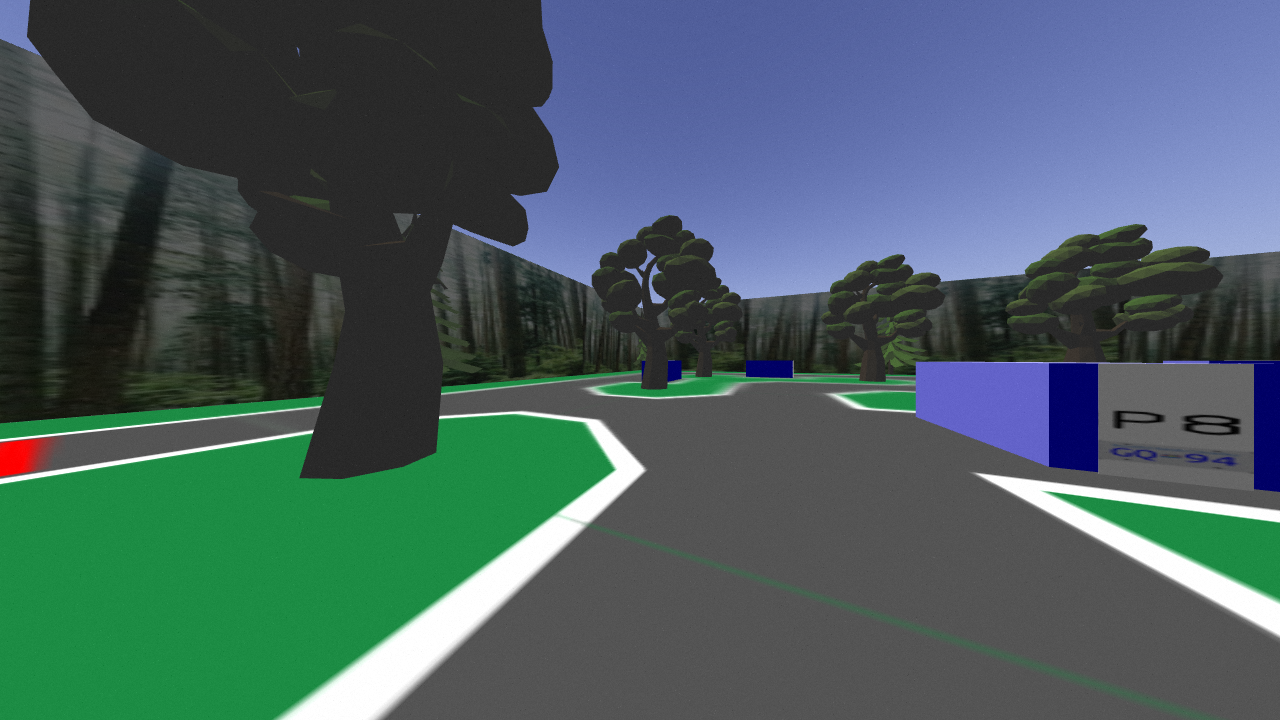
#> input picture experiments/test_images/102.png, 1280 x 720 px
$ python -i pedestrian_detection.py   (imports and definitions only)   (older library calls are emulated)
#> lines starting #> are read from the running program, lines starting #| are printed output that depends on the picture; after the words box and inside, x2 and y2 are one past the last pixel; in counts of white or black regions, pixels touching at a corner belong together
#> further down, picture is the input picture: shape (720, 1280, 3); mean B, G, R 96.2, 94, 72.7
### ldriver/steering/lane_detection.py
import os
import cv2
import numpy as np

# [81 lines left out: functions slope, filter_lines, split_lines_slope, split_lines_centroid, mask_rectangle, not called in this run]

def hsv_threshold(img, lh=0, uh=0, ls=0, us=0, lv=0, uv=0):
    """ Thresholds an image based on hsv

    Args:
        lh, uh, ls, us, lv, uv (int): lower and upper hue, saturation, and value thresholds
    """
#> called with lh = 0, uh = 0, ls = 0, us = 0, lv = 75, uv = 95
    hsv = cv2.cvtColor(img, cv2.COLOR_BGR2HSV)
#> hsv: shape (720, 1280, 3); mean H, S, V 49.6, 66.7, 108.9
    cv2.medianBlur(hsv,5)
    uh = uh
    us = us
    uv = uv
    lh = lh
    ls = ls
    lv = lv
    lower_hsv = np.array([lh,ls,lv])
    upper_hsv = np.array([uh,us,uv])

    return cv2.inRange(hsv, lower_hsv, upper_hsv)
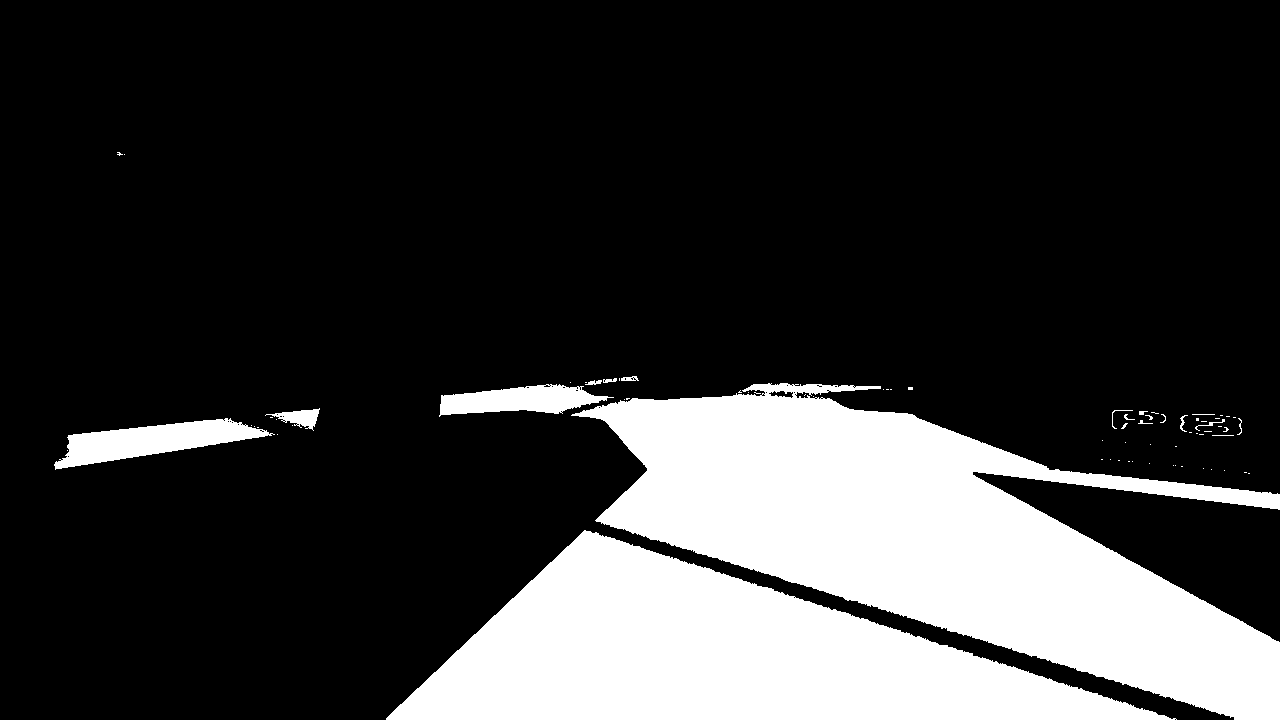
#> returned value: shape (720, 1280); 21% white; 75 white regions (58 under 20 px), largest, box (x1, y1, x2, y2) and area: (571, 383, 1280, 720) 107677, (386, 530, 1177, 720) 75545, (54, 418, 275, 470) 5254

# [85 lines left out: functions get_roadlines, get_lines_center, get_roadlines_center, find_center, get_roadcolor_center, get_bottom_right_line_center and 1 more, not called in this run]

# [11 lines that do not run on import are left out]

### experiments/steering/pedestrian_detection.py
import sys
import cv2
import time
import numpy as np
import imutils
from ldriver.steering.lane_detection import hsv_threshold, mask_rectangle, find_center
# from dnldriver.licence.detection import dilate_erode
# from ldriver.steering.lane_detection import hsv_threshold

"""
Red line detection:
Lower HSV: [0, 10, 90]
Upper HSV: [0, 255, 255]
"""
"""
road detection:
Lower HSV: [0, 0, 75]
Upper HSV: [0, 0, 95]
"""

def dilate_erode(img, dilation_kernel_size=0, erosion_kernel_size=0):
    """ Denoise salt and pepper noise in an image through dilation and erosion

    Args:
        img (numpy.ndarray): binary image matrix

    Returns:
        numpy.ndarray: denoised binary image
    """
#> called with dilation_kernel_size = 50, erosion_kernel_size = 50
    dilation_kernel = np.ones((dilation_kernel_size, dilation_kernel_size), np.uint8)
    erosion_kernel = np.ones((erosion_kernel_size, erosion_kernel_size), np.uint8)
    img = cv2.dilate(img, dilation_kernel, iterations=1)
#> img: shape (720, 1280); 32.5% white; 3 white regions, box (x1, y1, x2, y2) and area: (362, 352, 1280, 720) 271667, (30, 384, 345, 495) 25058, (93, 128, 150, 181) 3005
    img = cv2.erode(img, erosion_kernel, iterations=1)
#> img: shape (720, 1280); 23.8% white; 3 white regions (1 under 20 px), largest, box (x1, y1, x2, y2) and area: (387, 377, 1280, 720) 213064, (55, 409, 321, 471) 6585
#> call 2 of dilate_erode, with dilation_kernel_size = 50, erosion_kernel_size = 50
#> in dilate_erode (call 2), `img = cv2.erode(img, erosion_kernel, iterations=1)`:
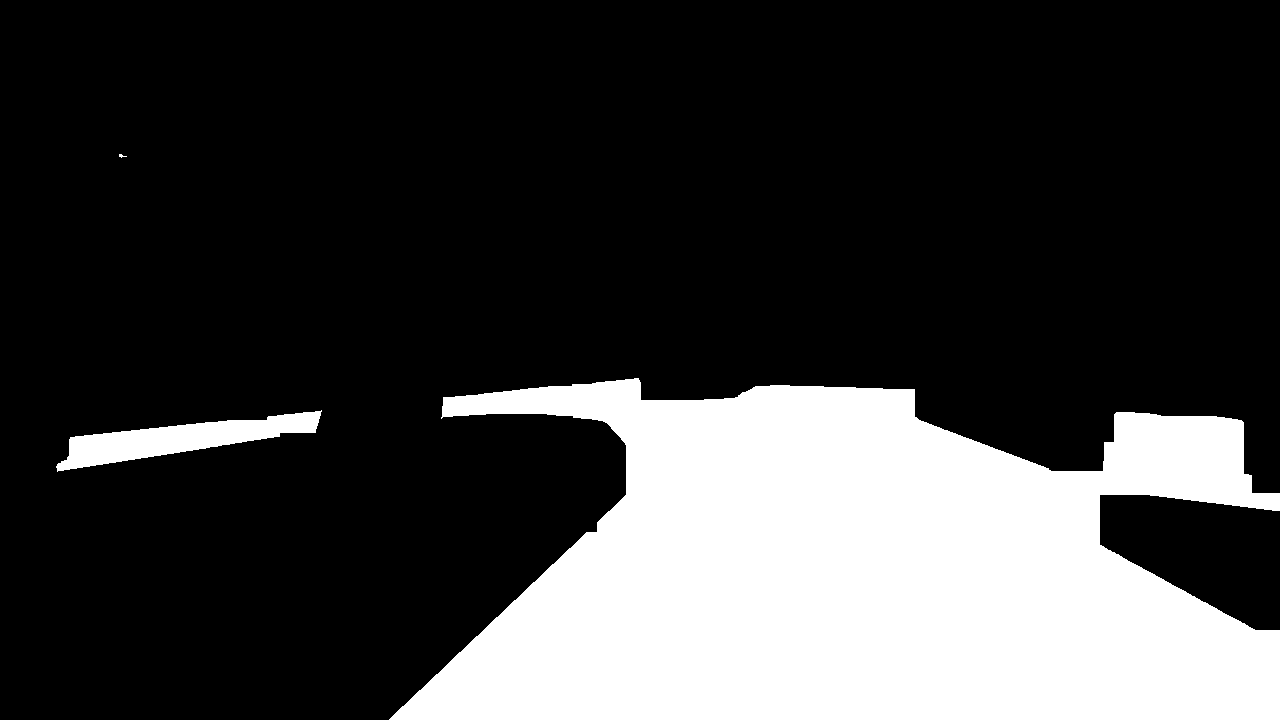
#> img: shape (720, 1280); 23.7% white; 3 white regions (1 under 20 px), largest, box (x1, y1, x2, y2) and area: (389, 378, 1280, 720) 212087, (56, 410, 322, 472) 6585
    return img

def floodfill(input_image):
    image = input_image.copy()
    height, width = image.shape[:2]
    mask = np.zeros((height+2, width+2), np.uint8)
    image = image.astype("uint8")
    cv2.floodFill(image, mask, (0,0), 255)
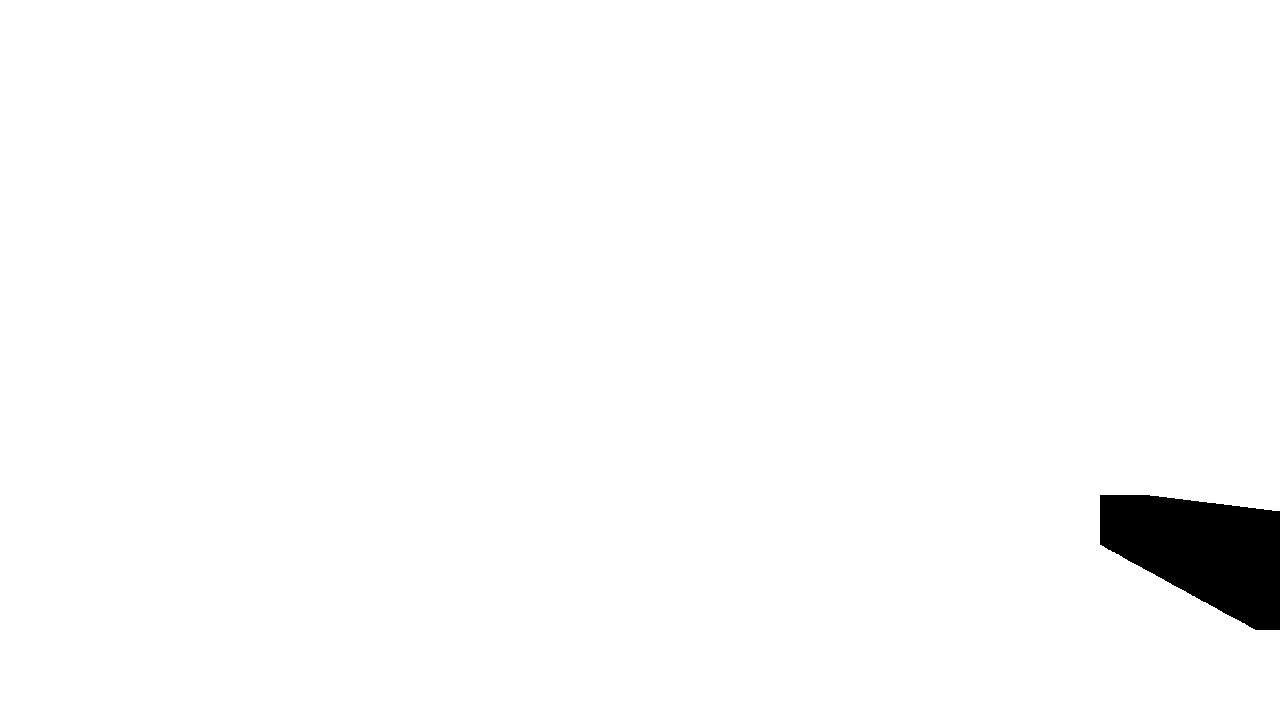
#> image: shape (720, 1280); 98.2% white; 1 black region, box (x1, y1, x2, y2) and area: (1100, 495, 1280, 630) 16560
    negative = cv2.bitwise_not(image)
    return input_image | negative
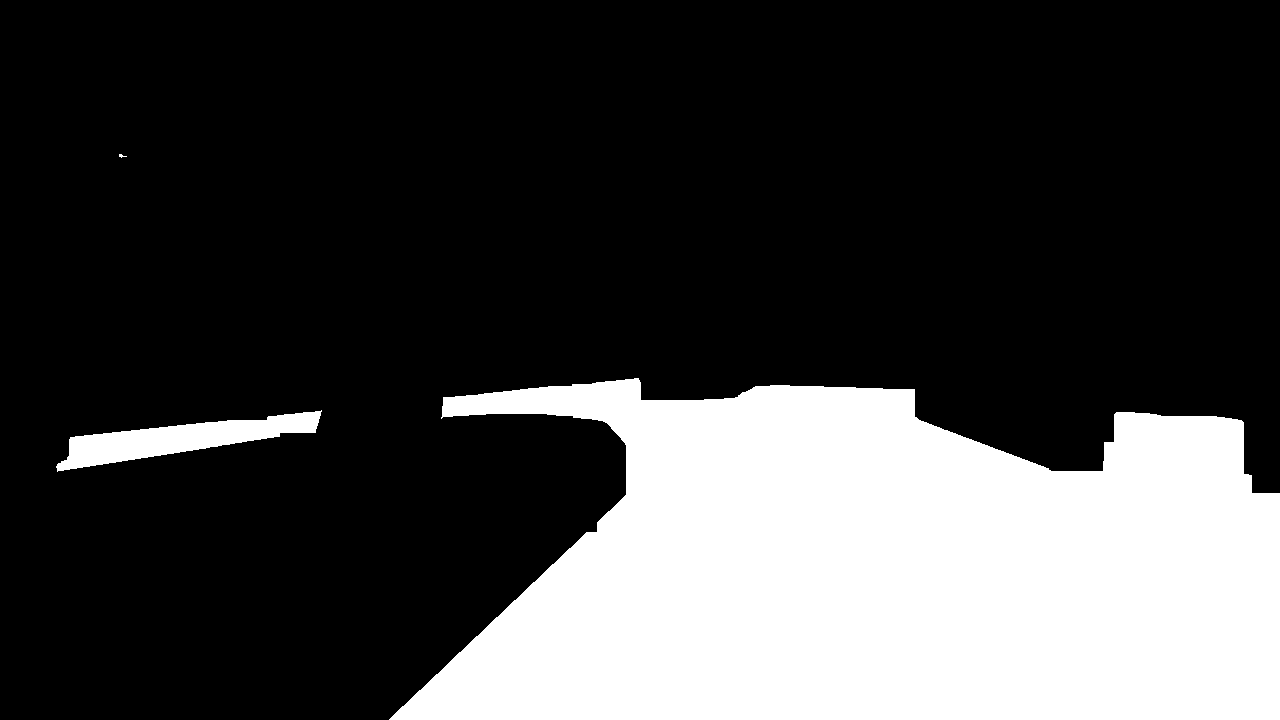
#> returned value: shape (720, 1280); 25.5% white; 3 white regions (1 under 20 px), largest, box (x1, y1, x2, y2) and area: (389, 378, 1280, 720) 228647, (56, 410, 322, 472) 6585

def get_road_mask(input_image):
    image = cv2.medianBlur(input_image, 5)
    image = hsv_threshold(image, lh=0, ls=0, lv=75, uh=0, us=0, uv=95)
    image = dilate_erode(image, 50, 50)
    image = dilate_erode(image, 50, 50)
    return floodfill(image)


# [29 lines left out: functions pedestrian_crossing, redline_detected, not called in this run]

# [7 lines not run here, left out]


        #image = cv2.imread(image_file)
        #image = cv2.imread("src/data_collection/scripts/img_cmd_data/124.png")
        #print(redline_detected(image, 0.26))


>>> import cv2
>>> picture = cv2.imread('../test_images/102.png')
>>> result = get_road_mask(picture)

$ run again, on experiments/test_images/156.png
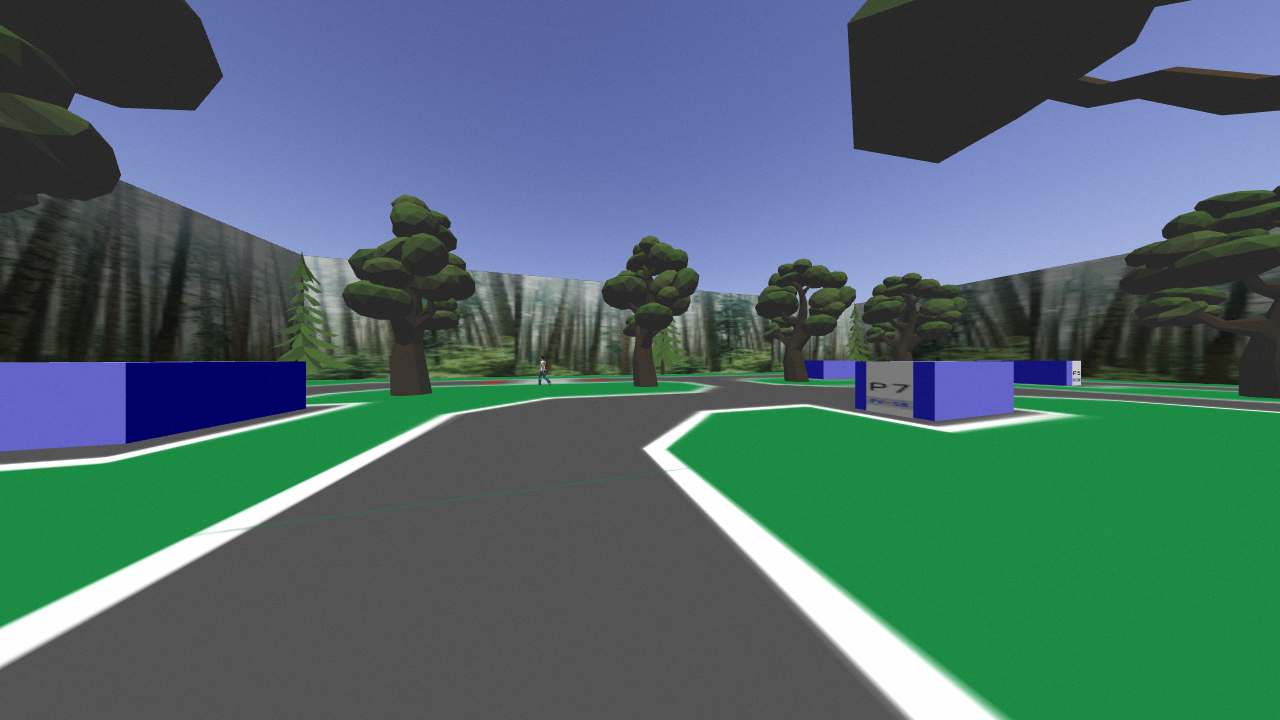
#> input picture experiments/test_images/156.png, 1280 x 720 px
#> picture is the input picture: shape (720, 1280, 3); mean B, G, R 108.2, 106.1, 77.7
#> hsv: shape (720, 1280, 3); mean H, S, V 58.3, 82.8, 124.8
#> in floodfill, `cv2.floodFill(image, mask, (0,0), 255)`:
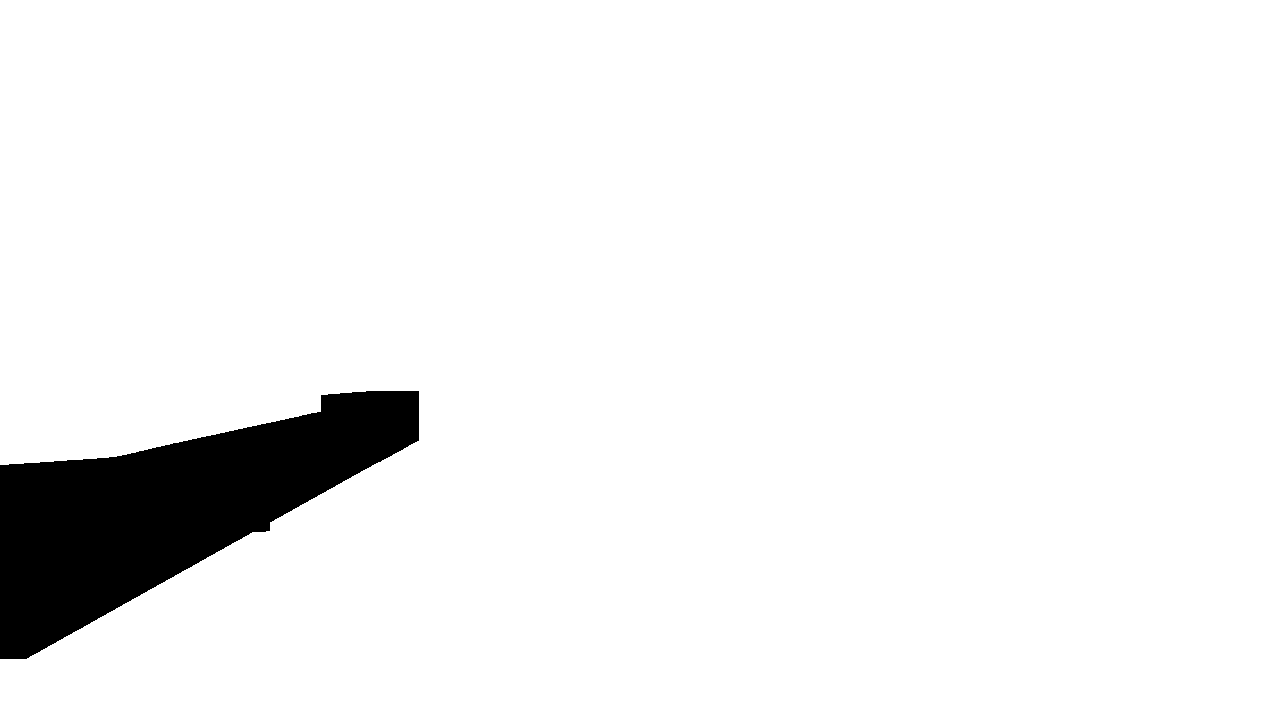
#> image: shape (720, 1280); 94.3% white; 1 black region, box (x1, y1, x2, y2) and area: (0, 391, 419, 659) 52185
#> in floodfill, `return input_image | negative`:
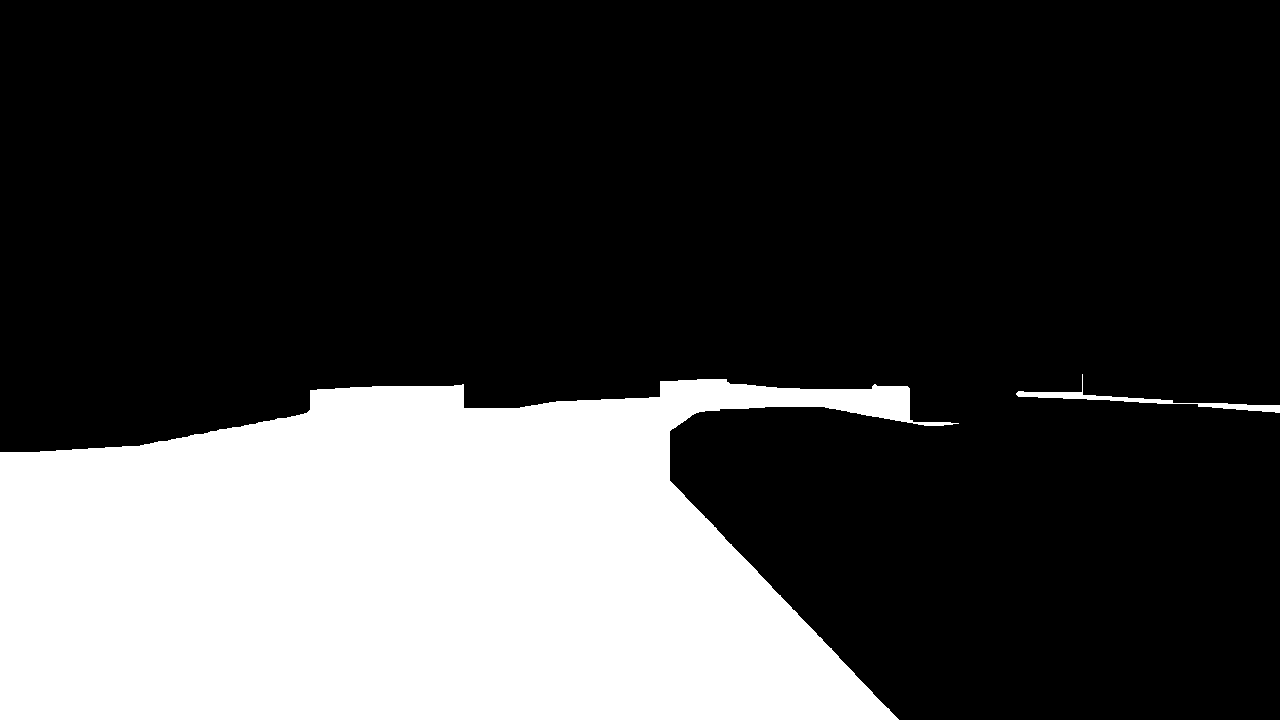
#> returned value: shape (720, 1280); 26% white; 2 white regions, box (x1, y1, x2, y2) and area: (0, 379, 959, 720) 238364, (1016, 374, 1280, 413) 1296
